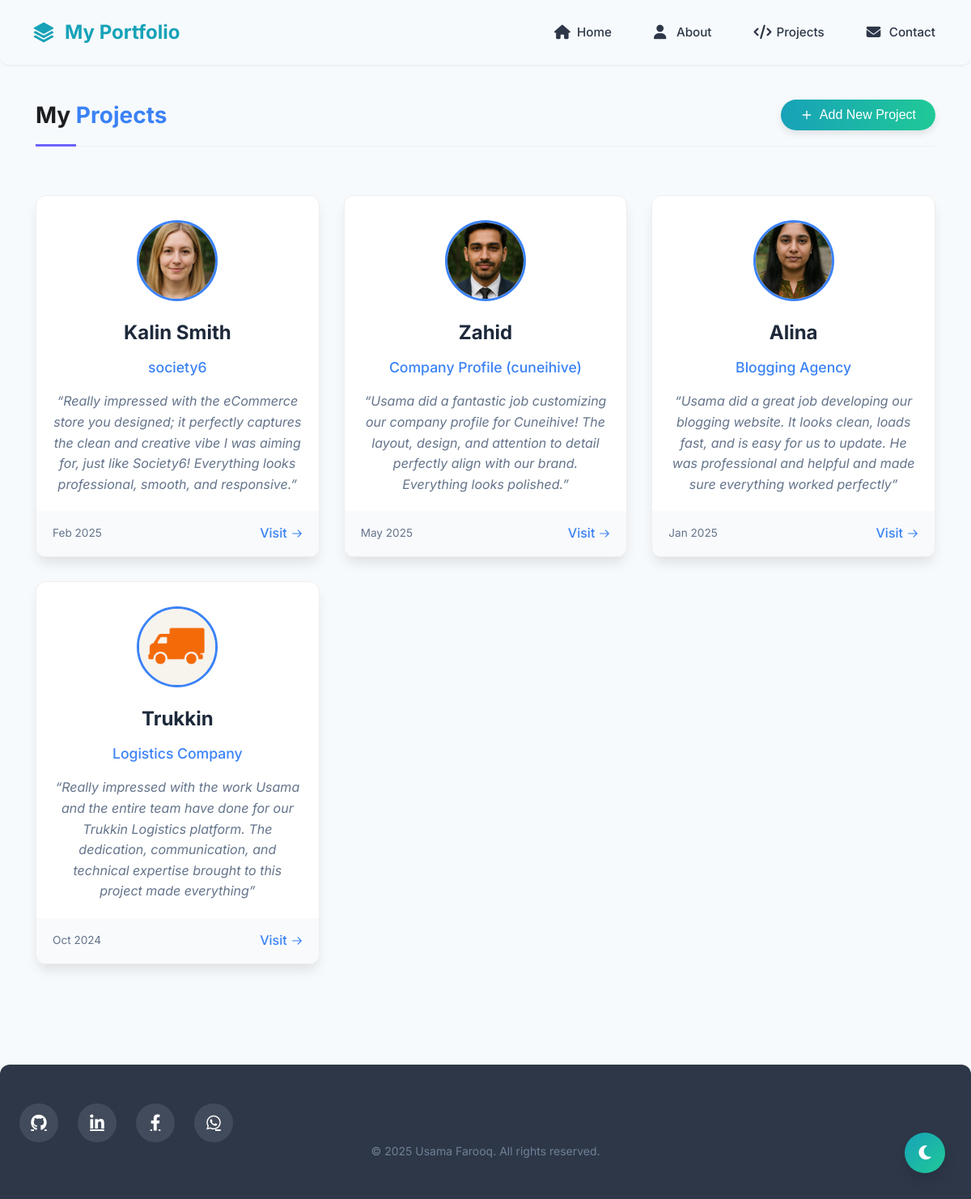
/projects/, run on the app's committed database.
### app1/models.py (models this page shows, shortened)
class Client(models.Model):
    name = models.CharField(max_length=30, blank=True, null=True)
    project = models.CharField(max_length=50, blank=True, null=True)
    date = models.DateField(default=timezone.now)
    description = models.TextField(max_length=200, blank=True, null=True)
    image = models.ImageField(upload_to='client_images/', blank=True, null=True)
    website = models.URLField(blank=True, null=True)  # Added website URL field

### app1/views.py (the view, shortened to what this page needs)
# urls.py: path('projects/', views.projects, name='projects'),
def projects(request):
    clients = Client.objects.all()
    form = ClientForm()
    context = {
        'clients': clients,
        'form': form,
    }
    return render(request, 'portfolio/projects.html', context)

### templates/portfolio/projects.html (shortened to what this page needs)
{% extends 'base.html' %}
{% block content %}
    <section style="max-width: 1200px; margin: 0 auto; padding: 40px 20px;">
        <div style="display: flex; justify-content: space-between; align-items: center; margin-bottom: 40px; padding-bottom: 15px; border-bottom: 1px solid var(--border-color, #eee);">
            <h2 style="font-size: 28px; margin: 0; color: var(--heading-color, #2c3e50); position: relative;">
                <span style="color: #1d1e20ff;">My </span> <span style="color: #3b82f6;">Projects</span>
                <span style="position: absolute; bottom: -16px; left: 0; width: 50px; height: 3px; background: var(--accent-color, #3498db);"></span>
            </h2>
            <button onclick="document.getElementById('clientModal').style.display='block'"
                style="display: flex; align-items: center; gap: 8px; padding: 10px 24px;
                    background: linear-gradient(90deg, var(--button-gradient-start, #17a2b8), var(--button-gradient-end, #20c997));
                    color: white; border: none; border-radius: 999px;
                    font-size: 16px; font-weight: 500; cursor: pointer;
                    transition: all 0.3s ease; box-shadow: 0 4px 10px rgba(0,0,0,0.1);"
                onmouseover="this.style.transform='scale(1.03)'"
                onmouseout="this.style.transform='scale(1)'"
            >
                <svg width="16" height="16" viewBox="0 0 24 24" fill="none"
                    stroke="currentColor" stroke-width="2" stroke-linecap="round" stroke-linejoin="round">
                    <line x1="12" y1="5" x2="12" y2="19"></line>
                    <line x1="5" y1="12" x2="19" y2="12"></line>
                </svg>
                Add New Project
            </button>
        </div>
        <div style="display: grid; grid-template-columns: repeat(auto-fill, minmax(300px, 1fr)); gap: 30px; padding: 20px 0;">
            {% for client in clients %}
            <div style="background: white; border-radius: 12px; overflow: hidden; box-shadow: 0 10px 15px -3px rgba(0,0,0,0.1); transition: all 0.3s ease; text-align: center; border: 1px solid var(--card-border-color, #eee);" class="project-card">
                <div style="padding: 30px 20px 20px;">
                    {% if client.image %}
                    <div style="width: 100px; height: 100px; border-radius: 50%; overflow: hidden; margin: 0 auto; border: 3px solid var(--image-border-color, #3b82f6);">
                        <img src="{{ client.image.url }}" alt="{{ client.name }}" style="width: 100%; height: 100%; object-fit: cover;">
                    </div>
                    {% endif %}
                </div>
                <h3 style="font-size: 1.5rem; margin: 0 0 10px 0; color: var(--card-heading-color, #1e293b); padding: 0 20px;">
                    {{ client.name }}
                </h3>
                <h5 style="font-size: 1.1rem; margin: 0 0 15px 0; color: var(--card-subheading-color, #3b82f6); font-weight: 500; padding: 0 20px;">
                    {{ client.project }}
                </h5>
                <div style="padding: 0 20px 20px;">
                    <p style="color: var(--card-text-color, #64748b); line-height: 1.6; font-style: italic; margin: 0; position: relative;">
                        &ldquo;{{ client.description }}&rdquo;
                    </p>
                </div>
                <div style="background: var(--card-footer-bg, #f8fafc); padding: 15px 20px; display: flex; justify-content: space-between; align-items: center;">
                    <span style="color: var(--card-date-color, #64748b); font-size: 0.85rem;">
                        {{ client.date|date:"M Y" }}
                    </span>
                    {% if client.website %}
                    <a href="{{ client.website }}" target="_blank" style="display: inline-flex; align-items: center; color: var(--card-link-color, #3b82f6); text-decoration: none; font-weight: 500; transition: all 0.3s ease;">
                        Visit
                        <svg style="margin-left: 5px; width: 14px; height: 14px;" fill="none" stroke="currentColor" viewBox="0 0 24 24" xmlns="http://www.w3.org/2000/svg">
                            <path stroke-linecap="round" stroke-linejoin="round" stroke-width="2" d="M14 5l7 7m0 0l-7 7m7-7H3"></path>
                        </svg>
                    </a>
                    {% endif %}
                </div>
            </div>
            {% endfor %}
        </div>
{% endblock %}

### templates/base.html (shortened to what this page needs)
<!DOCTYPE html>
<html lang="en">
<head>
    <link rel="stylesheet" href="https://cdnjs.cloudflare.com/ajax/libs/font-awesome/6.4.0/css/all.min.css">
</head>
<body>
    <button class="dark-mode-toggle" aria-label="Toggle dark mode">
        <i class="fas fa-moon"></i>
    </button>
    <header class="header">
        <div class="container">
            <nav>
                <a href="{% url 'home' %}" class="logo">
                    <span class="logo-text">My Portfolio</span>
                </a>
                <ul class="nav-links">
                    <li><a href="{% url 'home' %}" class=""><i class="fas fa-home"></i> Home</a></li>
                    <li><a href="{% url 'about' %}"><i class="fas fa-user"></i> About</a></li>
                    <li><a href="{% url 'projects' %}"><i class="fas fa-code"></i> Projects</a></li>
                    <li><a href="{% url 'contact' %}"><i class="fas fa-envelope"></i> Contact</a></li>
                </ul>
            </nav>
        </div>
    </header>
    <main>
        <div class="container">
            {% block content %}{% endblock %}
        </div>
    </main>
    <footer>
        <div class="container">
            <div class="footer-content">
                <div class="social-links">
                    <a href="https://github.com/UsamaFarooqedu" class="social-link" aria-label="GitHub">
                        <i class="fab fa-github"></i>
                    </a>
                    <a href="https://www.linkedin.com/in/usama-farooq-dev/" class="social-link" aria-label="LinkedIn">
                        <i class="fab fa-linkedin-in"></i>
                    </a>
                    <a href="https://www.facebook.com/Hafizusama133" class="social-link" aria-label="Facebook">
                        <i class="fab fa-facebook-f"></i>
                    </a>
                    <a href="https://wa.me/923178413173" class="social-link" aria-label="WhatsApp">
                        <i class="fab fa-whatsapp"></i>
                    </a>
                </div>
                <p class="copyright">&copy; {% now "Y" %} Usama Farooq. All rights reserved.</p>
            </div>
        </div>
    </footer>
</body>
</html>

### templates/base.html (style rules this page uses)
.nav-links a, .btn, .social-link { min-height: 48px; min-width: 48px; }
:root { --primary-color: #17a2b8; --primary-dark: #138496; --secondary-color: #20c997; --accent-color: #6C63FF; --dark-color: #2D3748; --light-color: #F7FAFC; --gray-color: #718096; --border-radius: 12px; --transition: all 0.3s ease; --shadow-sm: 0 1px 3px rgba(0,0,0,0.08); --shadow-md: 0 4px 6px rgba(0,0,0,0.1); --shadow-lg: 0 10px 15px rgba(0,0,0,0.1); --nav-height: 80px; }
* { margin: 0; padding: 0; box-sizing: border-box; }
body { font-family: 'Inter', sans-serif; line-height: 1.6; color: var(--dark-color); background-color: var(--light-color); -webkit-font-smoothing: antialiased; padding-top: var(--nav-height); transition: background-color 0.3s ease, color 0.3s ease; }
.dark-mode-toggle { position: fixed; bottom: 2rem; right: 2rem; width: 50px; height: 50px; border-radius: 50%; background: linear-gradient(135deg, var(--primary-color), var(--secondary-color)); color: white; display: flex; align-items: center; justify-content: center; cursor: pointer; box-shadow: var(--shadow-lg); z-index: 999; border: none; transition: var(--transition); }
.dark-mode-toggle i { font-size: 1.25rem; }
.container { width: 100%; max-width: 1200px; margin: 0 auto; padding: 0 1.5rem; }
.header { position: fixed; width: 100%; top: 0; z-index: 1000; background-color: rgba(247, 250, 252, 0.95); box-shadow: var(--shadow-sm); backdrop-filter: blur(8px); -webkit-backdrop-filter: blur(8px); border-radius: 0 0 var(--border-radius) var(--border-radius); transition: transform 0.4s ease, background-color 0.3s ease; transform: translateY(0); }
nav { display: flex; justify-content: space-between; align-items: center; padding: 1rem 0; height: var(--nav-height); }
.logo { font-size: 1.5rem; font-weight: 700; color: var(--primary-color); text-decoration: none; display: flex; align-items: center; gap: 0.75rem; transition: var(--transition); padding: 0.5rem 1rem; border-radius: calc(var(--border-radius) - 4px); }
.logo-icon { width: 28px; height: 28px; }
.nav-links { display: flex; list-style: none; gap: 0.75rem; align-items: center; }
.nav-links a { color: var(--dark-color); text-decoration: none; font-weight: 500; transition: var(--transition); position: relative; padding: 0.75rem 1.25rem; display: flex; align-items: center; gap: 0.5rem; font-size: 0.95rem; border-radius: calc(var(--border-radius) - 4px); }
.nav-links a i { font-size: 1.1rem; width: 20px; }
main { min-height: calc(100vh - 160px); }
section { padding: 5rem 0; }
footer { background-color: var(--dark-color); color: white; padding: 3rem 0; margin-top: 4rem; border-radius: var(--border-radius) var(--border-radius) 0 0; transition: background-color 0.3s ease; }
.social-links { display: flex; gap: 1.5rem; }
.social-link { color: white; transition: var(--transition); font-size: 1.25rem; width: 42px; height: 42px; border-radius: 50%; display: flex; align-items: center; justify-content: center; background-color: rgba(255, 255, 255, 0.1); }
.copyright { color: var(--gray-color); font-size: 0.875rem; text-align: center; }

### data on the page
Client: image (picture), name "Kalin Smith", project "society6", description "Really impressed with the eCommerce store you designed; it perfectly captures the clean and creative vibe I was aiming for, just like Society6! Everything looks professional, smooth, and responsive.", date "Feb 2025"
Client: image (picture), name "Zahid", project "Company Profile (cuneihive)", description "Usama did a fantastic job customizing our company profile for Cuneihive! The layout, design, and attention to detail perfectly align with our brand. Everything looks polished.", date "May 2025"
Client: image (picture), name "Alina", project "Blogging Agency", description "Usama did a great job developing our blogging website. It looks clean, loads fast, and is easy for us to update. He was professional and helpful and made sure everything worked perfectly", date "Jan 2025"
Client: image (picture), name "Trukkin", project "Logistics Company", description "Really impressed with the work Usama and the entire team have done for our Trukkin Logistics platform. The dedication, communication, and technical expertise brought to this project made everything", date "Oct 2024"
